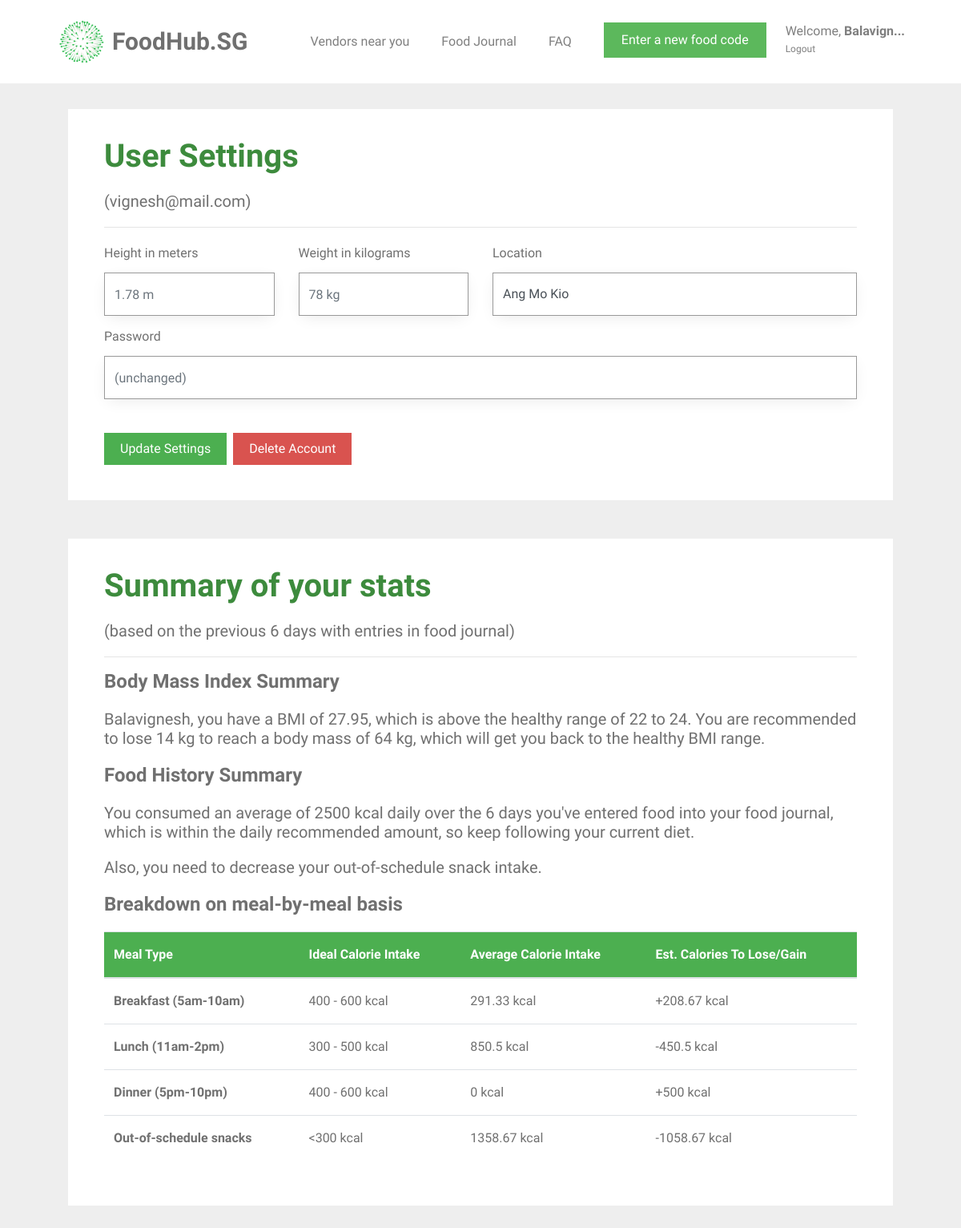
Page /user_settings (signed in) on the committed database.
### tables this page shows
CREATE TABLE user (
  id INTEGER PRIMARY KEY AUTOINCREMENT,
  name TEXT NOT NULL,
  email VARCHAR(512) UNIQUE NOT NULL,
  password TEXT NOT NULL,
  height INTEGER NOT NULL,
  weight INTEGER NOT NULL,
  location TEXT NOT NULL,
  status BOOLEAN NOT NULL
);

### foodhubsg/user.py (the view, shortened to what this page needs)
@bp.route('/user_settings', methods=('GET', 'POST'))
@login_required
def user_settings():
    db = get_db()
    food_items = db.execute(
        'SELECT f.id, creator_id, food_name, datetime(created, "localtime"), calories, food_code, email'
        ' FROM food_entry f JOIN user u ON f.creator_id = u.id'
        ' WHERE f.creator_id = ? AND DATE(f.created) IN'
        ' (SELECT DISTINCT DATE(created) FROM food_entry '
        ' WHERE NOT date(f.created) = date("now") ORDER BY datetime(created) DESC LIMIT 8)'
        ' ORDER BY datetime(created) DESC',
        (g.user['id'],),
    ).fetchall()
    users = db.execute(
        'SELECT id, name, email, password, height, weight, location'
        ' FROM user'
        ' WHERE id = ?',
        (g.user['id'],),
    ).fetchall()
    user_info = ProcessUserInfo(food_items, users)
    info = user_info.get_info()
    return render_template('user/user_settings.html',
                           name=info["name"], weight=info["weight"], height=info["height"], email=info["email"],
                           password=info["password"], user_location=info["user_location"], bmi_statement=info["bmi_statement"],
                           calories_statement=info["calories_statement"], number_of_days=info["number_of_days"],
                           user_average_calories=info["user_average_calories"], food_exists=info["food_exists"],
                           snack_message=info["snack_message"], average_breakfast_calories=info["average_breakfast_calories"],
                           average_lunch_calories=info["average_lunch_calories"], average_dinner_calories=info["average_dinner_calories"],
                           average_snack_calories=info["average_snack_calories"])

### foodhubsg/auth.py (called while the page is built)
def login_required(view):
    @functools.wraps(view)
    def wrapped_view(**kwargs):
        if g.user is None:
            return redirect(url_for('auth.login'))
        if g.user["id"] == 0:
            return redirect(url_for('support.support'))
        return view(**kwargs)
    return wrapped_view

@bp.before_app_request
def load_logged_in_user():
    user_id = session.get('user_id')
    if user_id is None:
        g.user = None
    else:
        g.user = get_db().execute(
            'SELECT * FROM user WHERE id = ?', (user_id,)
        ).fetchone()

### foodhubsg/classes.py (called while the page is built)
def remove_duplicates(values):
    output = []
    seen = set()
    for value in values:
        if value not in seen:
            output.append(value)
            seen.add(value)
    return output

    def get_area(self):
        return self.__area

### foodhubsg/db.py (called while the page is built)
def get_db():
    if 'db' not in g:
        g.db = sqlite3.connect(
            current_app.config['DATABASE'],
            detect_types=sqlite3.PARSE_DECLTYPES
        )
        g.db.row_factory = sqlite3.Row
    return g.db

### foodhubsg/templates/user/user_settings.html (shortened to what this page needs)
{% extends 'base.html' %}
{% block content %}
<div id="colorlib-container">
    <div class="container">
        <div class="col-md-12">
            <div class="box1">
            <div class="row row-pb-md">
                <div class="col-md-12">
                    <header>
                        <h1 class="font_color"><b>User Settings</b></h1>
                        <h5>({{ email }})</h5>
                        <hr>
                    </header>
                    <form method="post">
                        <div class="row form-group">
                            <div class="col-md-3">
                                <label>Height in meters</label>
                                <input name="height" id="height" type="number" step="0.01" class="form-control" value="{{ request.form['height'] }}" placeholder="{{ g.user['height'] }} m">
                            </div>
                            <div class="col-md-3">
                                <label>Weight in kilograms</label>
                                <input name="weight" id="weight" type="number" step="0.01" class="form-control" value="{{ request.form['weight'] }}" placeholder="{{ g.user['weight'] }} kg">
                            </div>
                            <div class="col-md-6" style="padding-bottom: 10px;">
                                <label>Location</label>
                                <select class="custom-select form-control" id="inputGroupSelect02" name="new-location">
                                    <option selected>{{ user_location }}</option>
                                </select>
                            </div>
                            <div class="col-md-12 new-password">
                                <label>Password</label>
                                <input name="password" id="password" type="password" class="form-control delprefix" placeholder="(unchanged)">
                            </div>
                        </div>
                        <br>
                        <input type="submit" name="action" value="Update Settings" class="btn btn-primary" style="background-color: #4CAF50;">
                        <input type="submit" name="action" value="Delete Account" onclick="remove_confirm()" class="btn btn-primary" id="remove-account" style="background-color: #d9534f;">
                    </form>
                </div>
            </div>
            </div>
        </div>
        <div class="col-md-12">
            <div class="box1">
            <div class="row row-pb-md">
                <div class="col-md-12">
                    <header id="summary-header">
                        <h1 class="font_color"><b>Summary of your stats</b></h1>
                        {% if number_of_days == 0 %}
                        {% else %}
                            <h5>(based on the previous {{ number_of_days }} days with entries in food journal)</h5>
                        {% endif %}
                        <hr>
                    </header>
                    <h4><b>Body Mass Index Summary</b></h4>
                    <h5>{{ bmi_statement }}</h5>
                    <h4><b>Food History Summary</b></h4>
                    {% if food_exists == 0 %}
                        <h5>You have not added enough food to your journal to generate a summary. Keep adding more food!</h5>
                    {% else %}
                        <h5>{{ calories_statement }}</h5>
                        {% if snack_message != None %}
                            <h5>{{ snack_message }}</h5>
                        {% endif %}
                    <h4><b>Breakdown on meal-by-meal basis</b></h4>
                        <table class="table">
                            <thead class="thead-green">
                                <tr>
                                    <th scope="col">Meal Type</th>
                                    <th scope="col">Ideal Calorie Intake</th>
                                    <th scope="col">Average Calorie Intake</th>
                                    <th scope="col">Est. Calories To Lose/Gain</th>
                                </tr>
                            </thead>
                            <tbody>
                                <tr>
                                    <th scope="row">Breakfast (5am-10am)</th>
                                    <td>400 - 600 kcal</td>
                                    <td>{{ average_breakfast_calories }} kcal</td>
                                    <td>
                                      {% if average_breakfast_calories < 400 %}
                                          +{{ (average_breakfast_calories - 500)|round(2)|abs }} kcal
                                      {% elif average_breakfast_calories > 600 %}
                                          -{{ (average_breakfast_calories - 500)|round(2)|abs }} kcal
                                      {% else %}
                                          Your breakfast intake is within limit
                                      {% endif %}
                                    </td>
                                </tr>
                                <tr>
                                    <th scope="row">Lunch (11am-2pm)</th>
                                    <td>300 - 500 kcal</td>
                                    <td>{{ average_lunch_calories }} kcal</td>
                                    <td>
                                        {% if average_lunch_calories < 300 %}
                                            +{{ (average_lunch_calories - 400)|round(2)|abs }} kcal
                                        {% elif average_lunch_calories > 500 %}
                                            -{{ (average_lunch_calories - 400)|round(2)|abs }} kcal
                                        {% else %}
                                            Your lunch intake is within limit
                                        {% endif %}
                                    </td>
                                </tr>
                                <tr>
                                    <th scope="row">Dinner (5pm-10pm)</th>
                                    <td>400 - 600 kcal</td>
                                    <td>{{ average_dinner_calories }} kcal</td>
                                    <td>
                                        {% if average_dinner_calories < 400 %}
                                            +{{ (average_dinner_calories - 500)|round(2)|abs }} kcal
                                        {% elif average_dinner_calories > 600 %}
                                            -{{ (average_dinner_calories - 500)|round(2)|abs }} kcal
                                        {% else %}
                                            Your dinner intake is within limit
                                        {% endif %}
                                    </td>
                                </tr>
                                <tr>
                                    <th scope="row">Out-of-schedule snacks</th>
                                    <td><300 kcal</td>
                                    <td>{{ average_snack_calories }} kcal</td>
                                    <td>
                                        {% if (average_snack_calories > 300) %}
                                            -{{ (average_snack_calories - 300)|round(2)|abs }} kcal
                                        {% else %}
                                            Your snack intake is within limit
                                        {% endif %}
                                    </td>
                                </tr>
                            </tbody>
                        </table>
                    {% endif %}
                </div>
            </div>
            </div>
        </div>
    </div>
</div>
{% endblock %}

### foodhubsg/static/css/style.css (style rules this page uses)
.font_color { color: #3d8b3d; }
h1, h2, h3, h4, h5, h6, figure { color: #707070; font-weight: 400; margin: 0 0 20px 0; }
#colorlib-container, #colorlib-instagram, #colorlib-about, #colorlib-contact, #colorlib-footer { padding: 2em 0; clear: both; }
.form-control { -webkit-box-shadow: none; -moz-box-shadow: none; -ms-box-shadow: none; -o-box-shadow: none; box-shadow: none; border: none; font-size: 16px !important; font-weight: 300; -webkit-border-radius: 0px; -moz-border-radius: 0px; -ms-border-radius: 0px; border-radius: 0px; }
.form-group { margin-bottom: 10px; }
.btn { margin-right: 4px; margin-bottom: 4px; font-size: 16px; font-weight: 400; -webkit-border-radius: 30px; -moz-border-radius: 30px; -ms-border-radius: 30px; border-radius: 30px; -webkit-transition: 0.5s; -o-transition: 0.5s; transition: 0.5s; padding: 8px 20px; }
.btn-primary { background: #F6490D; color: #fff; }
.form-control { -webkit-box-shadow: none; box-shadow: none; background: transparent; border: 1px solid rgba(0, 0, 0, 0.1); height: 54px; font-size: 18px; font-weight: 300; }
.row-pb-md { padding: 2em !important; }
.btn-primary { border-radius: 0; border-width: 0; }
.btn { border-radius: 0; }
.form-control { border-width: 0.2px; border-color: #999999; box-shadow: 0 5px 20px -5px rgba(0,0,0,0.1); }
.box1 { background: #ffffff; padding: 0.5em; margin-bottom: 3em; transition: box-shadow 0.5s; }
.row.row-pb-md { margin: -5px -10px 0 -10px; }
.container { padding-right: 2.5em; padding-left: 2.5em; }
.thead-green { background-color: #4CAF50; color: white; }

### rows in the picture
user: email "vignesh@mail.com", height "1.78 m", weight "78 kg", new-location "Ang Mo Kio"

### other values in the picture
{{ number_of_days }} "6"
{{ bmi_statement }} "Balavignesh, you have a BMI of 27.95, which is above the healthy range of 22 to 24. You are recommended to lose 14 kg to reach a body mass of 64 kg, which will get you back to the healthy BMI range."
{{ calories_statement }} "You consumed an average of 2500 kcal daily over the 6 days you've entered food into your food journal, which is within the daily recommended amount, so keep following your current diet."
{{ snack_message }} "Also, you need to decrease your out-of-schedule snack intake."
{{ average_breakfast_calories }} "291.33"
{{ (average_breakfast_calories - 500)|round(2)|abs }} "208.67"
{{ average_lunch_calories }} "850.5"
{{ (average_lunch_calories - 400)|round(2)|abs }} "450.5"
{{ average_dinner_calories }} "0"
{{ (average_dinner_calories - 500)|round(2)|abs }} "500"
{{ average_snack_calories }} "1358.67"
{{ (average_snack_calories - 300)|round(2)|abs }} "1058.67"
